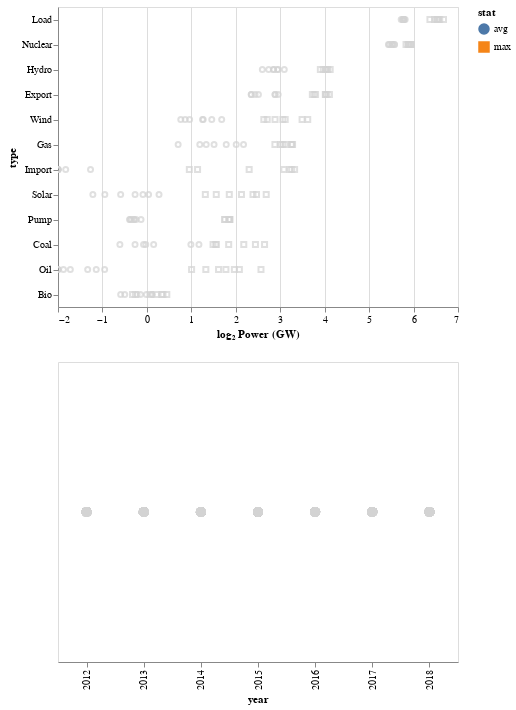

Notebook cell for this chart:
### Markdown cell above
### All years - with interactive selection

### Code cell
selector = alt.selection_single(
    fields=['year'],
    empty='none',
    on='mouseover',
    nearest=True
)

base = alt.Chart(stats_yl).properties(
    width=400,
).add_selection(selector)

# The Dot plot
values  = base.mark_point().encode(
    x=alt.X('log2', 
        scale = alt.Scale(
            domain=(-2,7),
            clamp=True # nice for interactive charts. otherwise, clip=True may be better
        ),
        axis=alt.Axis(title='log₂ Power (GW)')
    ),
    y=alt.Y('type', sort=sorted_types),
    shape=alt.Shape(
        'stat', 
        #scale=shape_scale
    ),
    # Make color, size, etc... interactive
    fill=alt.condition(selector,
                        'stat',
                        alt.value('lightgray')),
    stroke=alt.condition(selector,
                        'stat',
                        alt.value('lightgray')),
    fillOpacity=alt.condition(selector,
                        alt.value(1),
                        alt.value(0)),
    opacity=alt.condition(selector,
                        alt.value(1),
                        alt.value(0.7)),
    size=alt.condition(selector,
                       alt.value(50),
                       alt.value(25)),
    tooltip=['year', 'value']
).interactive()

# Year selector
years = base.mark_point(filled=True, size=100).encode(
    x='year:O',
    color=alt.condition(selector,
                        alt.value('green'),
                        alt.value('lightgray')),
)

chart = values & years
chart

### Figure 1 — Vega-Lite specification as saved in the notebook (floating-point values rounded to 4 significant figures; data arrays with more than 128 entries replaced by an {"elided": "..."} marker saying what was removed)
{"$schema": "https://vega.github.io/schema/vega-lite/v3.4.0.json", "config": {"mark": {"tooltip": null}, "view": {"height": 300, "width": 400}}, "data": {"name": "data-bdfe554aa52ee3a567769044a9ab6a49"}, "datasets": {"data-bdfe554aa52ee3a567769044a9ab6a49": {"elided": "168 records"}}, "vconcat": [{"encoding": {"fill": {"condition": {"field": "stat", "selection": "selector111", "type": "nominal"}, "value": "lightgray"}, "fillOpacity": {"condition": {"selection": "selector111", "value": 1}, "value": 0}, "opacity": {"condition": {"selection": "selector111", "value": 1}, "value": 0.7}, "shape": {"field": "stat", "type": "nominal"}, "size": {"condition": {"selection": "selector111", "value": 50}, "value": 25}, "stroke": {"condition": {"field": "stat", "selection": "selector111", "type": "nominal"}, "value": "lightgray"}, "tooltip": [{"field": "year", "type": "quantitative"}, {"field": "value", "type": "quantitative"}], "x": {"axis": {"title": "log₂ Power (GW)"}, "field": "log2", "scale": {"clamp": true, "domain": [-2, 7]}, "type": "quantitative"}, "y": {"field": "type", "sort": ["Load", "Nuclear", "Hydro", "Export", "Wind", "Gas", "Import", "Solar", "Pump", "Coal", "Oil", "Bio"], "type": "nominal"}}, "mark": "point", "selection": {"selector111": {"empty": "none", "fields": ["year"], "nearest": true, "on": "mouseover", "type": "single"}, "selector112": {"bind": "scales", "encodings": ["x", "y"], "type": "interval"}}, "width": 400}, {"encoding": {"color": {"condition": {"selection": "selector111", "value": "green"}, "value": "lightgray"}, "x": {"field": "year", "type": "ordinal"}}, "mark": {"filled": true, "size": 100, "type": "point"}, "selection": {"selector111": {"empty": "none", "fields": ["year"], "nearest": true, "on": "mouseover", "type": "single"}}, "width": 400}]}
